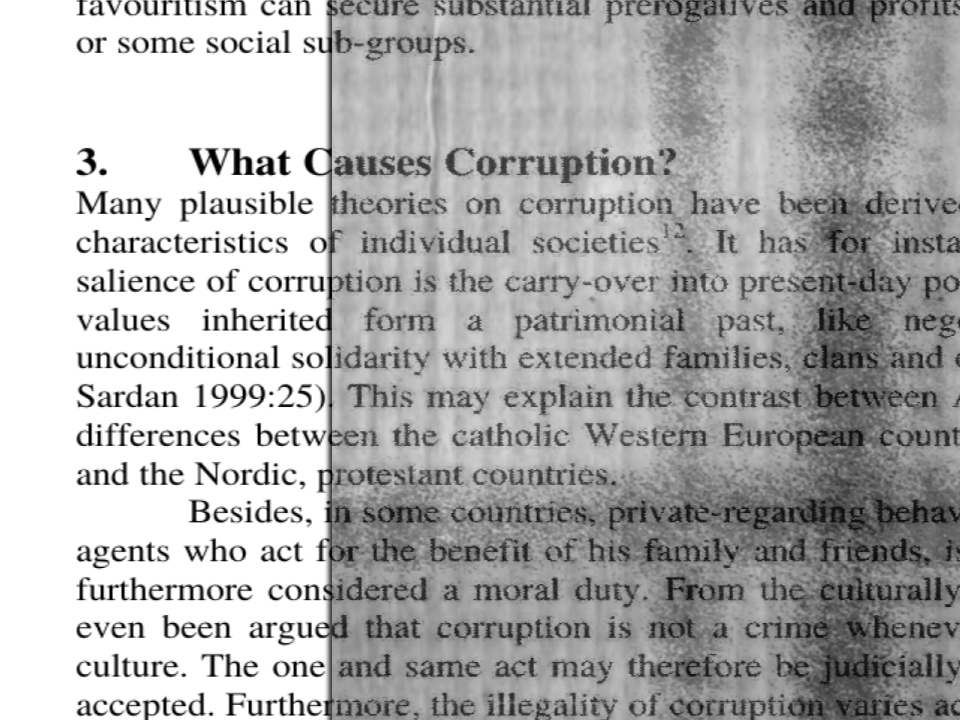
#> input picture restoration/shabby-pages/images/Article_Hero_Picture_Shadow.png, 960 x 720 px, given as the content of the folder data/data_3, which was not available
$ jupyter execute --allow-errors Midterm_CRNN.ipynb   (shell and % lines are left out)   (text cells are left out)
#> lines starting #> are read from the running program, lines starting #| are printed output that depends on the picture; pictures that were not available may be replaced by others from this repository, and a replacement may not be noted
### utils.py
# utils.py — RenAIssance OCR Utility Functions
import fitz
import cv2
import os
from docx import Document
import numpy as np
from PIL import Image, ImageOps
from pathlib import Path
import pandas as pd
from natsort import natsorted
import string
import re
from natsort import natsorted
from pdf2image import convert_from_path

# ------------------ File and Text Utilities ------------------
# [12 lines left out: function count_files_in_folder, not called in this run]
def remove_punctuation(text):
    # Fix encoding artifact
    text = text.replace('Ã±', 'ñ')

    # Remove patterns like (1), (23), etc.
    text = re.sub(r'\(\d+\)', '', text)

    # Optional: remove underscores or keep them
    text = text.replace('_', '')  # or keep if you need them

    # Remove punctuation (except underscore if you chose to keep it)
    text = text.translate(str.maketrans('', '', string.punctuation))

    # Optional: remove numbers if you don't want digits like "12"
    text = re.sub(r'\d+', '', text)

    # Strip leading/trailing whitespace
    return text.strip()
# [176 lines left out: functions count_occurrences_of_semicolon, read_nth_line, save_pages_to_text, pad_and_resize_images, split_and_save_image, process_images and 3 more, not called in this run]
def denoise(img):
    return cv2.fastNlMeansDenoising(img, None, h=5, templateWindowSize=7, searchWindowSize=21)
def remove_background(img):
    bg = cv2.medianBlur(img, 11)
    return cv2.divide(img, bg, scale=255)
# [59 lines left out: functions enhance_text, brighten_whites, add_blue_tint, preprocess, run_full_preprocessing_pipeline, not called in this run]
def invert_images_in_folder(input_folder, output_folder=None):
    """
    Inverts black and white pixels in all images in a folder.

    Parameters:
        input_folder (str): Path to the folder containing input images.
        output_folder (str or None): Where to save inverted images. If None, overwrites original files.
    """
    os.makedirs(output_folder or input_folder, exist_ok=True)

    for filename in os.listdir(input_folder):
        if filename.lower().endswith((".png", ".jpg", ".jpeg", ".tiff", ".bmp")):
            img_path = os.path.join(input_folder, filename)
            try:
                img = Image.open(img_path).convert("L")  # Convert to grayscale
                inverted = ImageOps.invert(img)
                save_path = os.path.join(output_folder or input_folder, filename)
                inverted.save(save_path)
                print(f"Inverted: {filename}")
            except Exception as e:
                print(f"Failed to process {filename}: {e}")

# ------------------ Ground Truth & Transcription ------------------
# [460 lines left out: functions extract_ground_truth_for_dataset, process_bounding_boxes, sort_bounding_boxes, extract_bounding_boxes, extract_bounding_boxes_train, extract_words_from_images and 5 more, not called in this run]
def create_csv_from_folder(folder_path, csv_file_path):
    folder_path = Path(folder_path)
    rows = []

    for ext in ("*.png", "*.jpg", "*.jpeg"):
        for img_file in folder_path.rglob(ext):
            label = remove_punctuation(img_file.stem)
            rows.append({
                "FILENAME": str(img_file),
                "IDENTITY": label
            })

    df = pd.DataFrame(rows)
    df.to_csv(csv_file_path, index=False)
    print(f"CSV created at {csv_file_path} with {len(df)} entries.")
def clean_csv_missing_images(csv_path, image_column, out_path=None):
#> further down, img is the input picture: shape (720, 960, 3); min 0, max 255, mean 173.5
    df = pd.read_csv(csv_path)

    missing = ~df[image_column].apply(os.path.exists)
    num_missing = missing.sum()

    if num_missing > 0:
        print(f"Found {num_missing} missing images. Removing...")
        df_clean = df[~missing].copy()
    else:
        print("No missing image files found.")
        df_clean = df

    # Save to new file or overwrite
    out_path = out_path or csv_path
    df_clean.to_csv(out_path, index=False)
    print(f"Cleaned CSV saved to: {out_path}")

    return df_clean

# [94 lines left out: function align_and_extract_words, not called in this run]

### Midterm_CRNN.ipynb
[cell 1]
# Data Pre-processing
import fitz
import cv2
import csv
import os
from docx import Document
import torch
import string
import requests
import pandas as pd
import numpy as np
from PIL import Image
import tensorflow as tf
from IPython.display import clear_output as cls
from pathlib import Path

# Data
from glob import glob
from tqdm import tqdm
import tensorflow.data as tfd

# Data Visualization
import matplotlib.pyplot as plt

# Model
from tensorflow import keras
from tensorflow.keras import callbacks
from tensorflow.keras import layers

from torch import nn
from torch.utils.data import Dataset, DataLoader
from torchvision import transforms

#Update the path to your data directory
DATA_DIR = Path("data/")

[cell 2]
from utils import invert_images_in_folder

invert_images_in_folder(DATA_DIR, DATA_DIR)

[cell 3]
import os
import sys
import re
from ftfy import fix_text

# 1) Whitelist of allowed characters (now including digits)
ALLOWED = set(
    " "                                    # space
    + "ABCDEFGHIJKLMNOPQRSTUVWXYZ"         # uppercase
    + "abcdefghijklmnopqrstuvwxyz"         # lowercase
    + "áéíóúÁÉÍÓÚñÑ"                        # Spanish letters
    + "0123456789"                         # digits
    + "¡¿(),.-"                            # punctuation (including parentheses)
)

# Build & escape the character class for regex
allowed_chars = "".join(sorted(ALLOWED))
escaped       = "".join(re.escape(c) for c in allowed_chars)
pattern       = re.compile(f"[^{escaped}]")

folder = "data/data_3"
fs_enc = sys.getfilesystemencoding()

#> (the rest of this cell did not finish here and is left out)

[cell 4]
from utils import create_csv_from_folder

#> (the rest of this cell did not finish here and is left out)

#> (a cell that did not finish here is left out)

[cell 6]
from sklearn.model_selection import train_test_split

# Load full CSV
#> (the rest of this cell did not finish here and is left out)

#> (a cell that did not finish here is left out)

[cell 8]
from utils import clean_csv_missing_images

#> (the rest of this cell did not finish here and is left out)

[cell 9]
IMG_HEIGHT = 32
IMG_WIDTH = 128
BATCH_SIZE = 32
HIDDEN_SIZE = 256
NUM_EPOCHS = 20

[cell 10]
import pandas as pd

# Load data
#> (the rest of this cell did not finish here and is left out)

#> (a cell that did not finish here is left out)

[cell 12]
def find_unknown_chars(df, charset):
    all_text = ''.join(df['IDENTITY'].dropna().astype(str))
    return sorted(set(all_text) - set(charset))

#> (the rest of this cell did not finish here and is left out)

[cell 13]
from torch.utils.data import Dataset
from PIL import Image
import numpy as np
import torch
from pathlib import Path
from urllib.parse import unquote
import unicodedata
import pandas as pd

# [7 lines left out: function normalize_path, not called in this run]

class OCRDataset(Dataset):
    # [9 lines left out: function __init__, not called in this run]

    def __len__(self):
        return len(self.df)

    # [21 lines left out: function __getitem__, not called in this run]

[cell 14]
import torchvision.transforms as transforms

# [15 lines left out: function collate_fn, not called in this run]

[cell 15]
class CRNN(nn.Module):
    # [29 lines left out: functions __init__, forward, not called in this run]

[cell 16]
# [16 lines left out: function decode, not called in this run]

[cell 17]
# [16 lines left out: function ctc_beam_search_decoder, not called in this run]

[cell 18]
# [12 lines left out: functions save_checkpoint, load_checkpoint, not called in this run]

class EarlyStopping:
    # [14 lines left out: functions __init__, step, not called in this run]

[cell 19]
# ─── DATA AUGMENTATION SAMPLE ───
import random
from pathlib import Path
import cv2
import numpy as np
import matplotlib.pyplot as plt

# 1) Define heavy augmentation function
def augment(img):
    h, w = img.shape[:2]
#> h = 720; w = 960
    # Random rotation
    if random.random() < 0.7:
        angle = random.uniform(-10, 10)
        M = cv2.getRotationMatrix2D((w/2, h/2), angle, 1.0)
        img = cv2.warpAffine(img, M, (w, h), borderMode=cv2.BORDER_REPLICATE)
    # Random perspective warp
    if random.random() < 0.5:
        pts1 = np.float32([[0, 0], [w, 0], [0, h], [w, h]])
#> pts1 = [[0, 0], [960, 0], [0, 720], [960, 720]]
        pts2 = pts1 + np.random.randint(-15, 15, size=(4, 2)).astype(np.float32)
        M2 = cv2.getPerspectiveTransform(pts1, pts2)
        img = cv2.warpPerspective(img, M2, (w, h), borderMode=cv2.BORDER_REPLICATE)
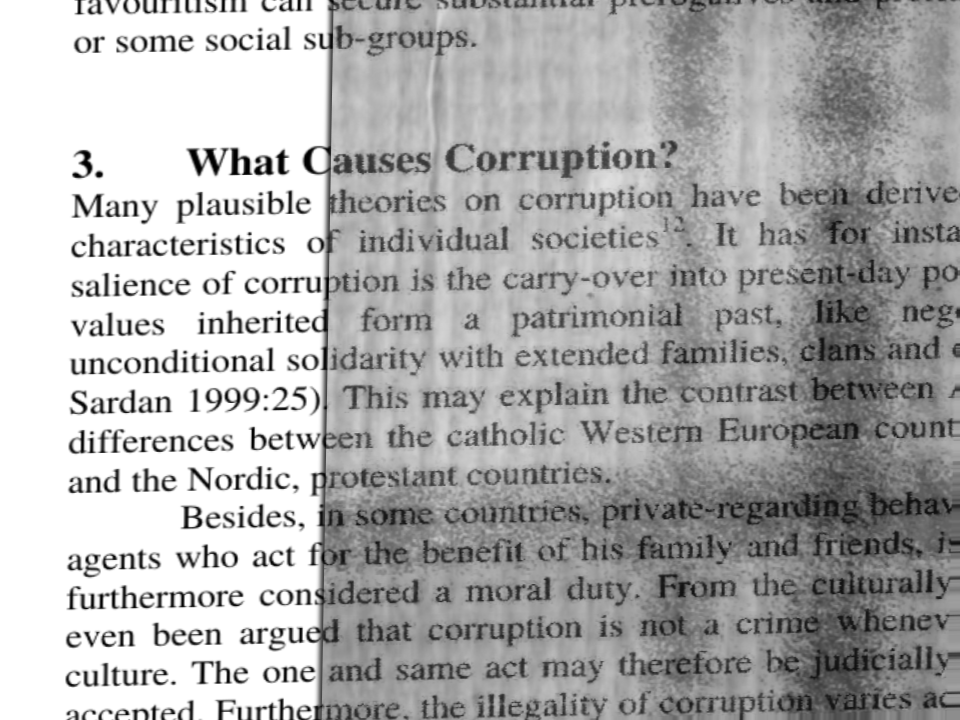
#> img: shape (720, 960, 3); min 0, max 255, mean 173.4
    # Random Gaussian blur
    if random.random() < 0.5:
        k = random.choice([5, 7])  # kernel size
        img = cv2.GaussianBlur(img, (k, k), 0)
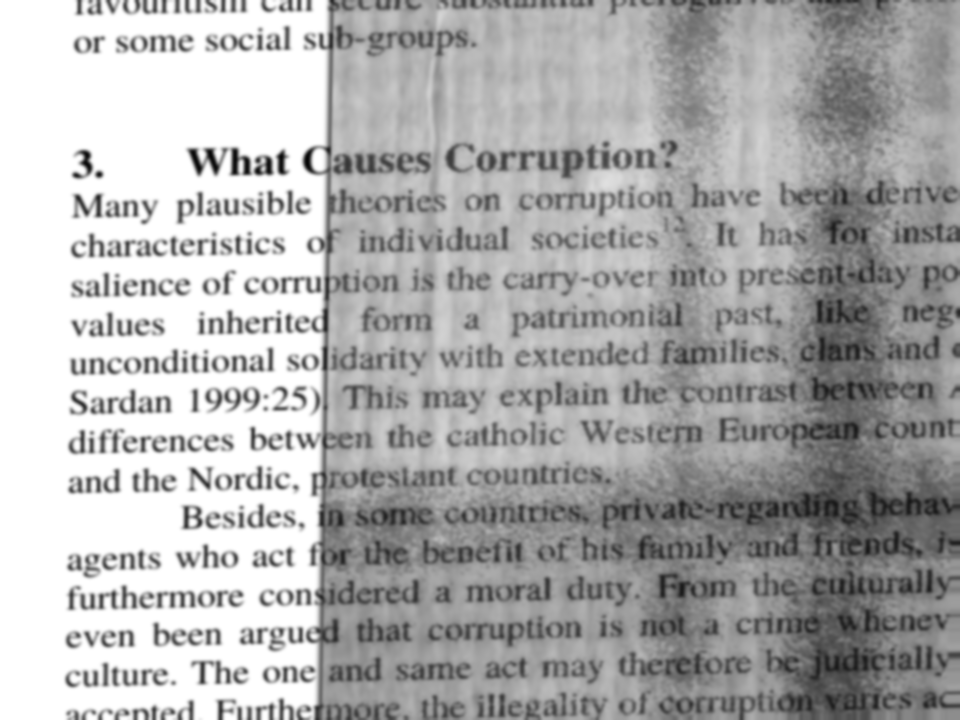
#> img: shape (720, 960, 3); min 6, max 255, mean 173.4
    # Random brightness/contrast
    if random.random() < 0.7:
        alpha = random.uniform(0.6, 1.4)  # contrast
        beta = random.uniform(-40, 40)    # brightness
        img = cv2.convertScaleAbs(img, alpha=alpha, beta=beta)
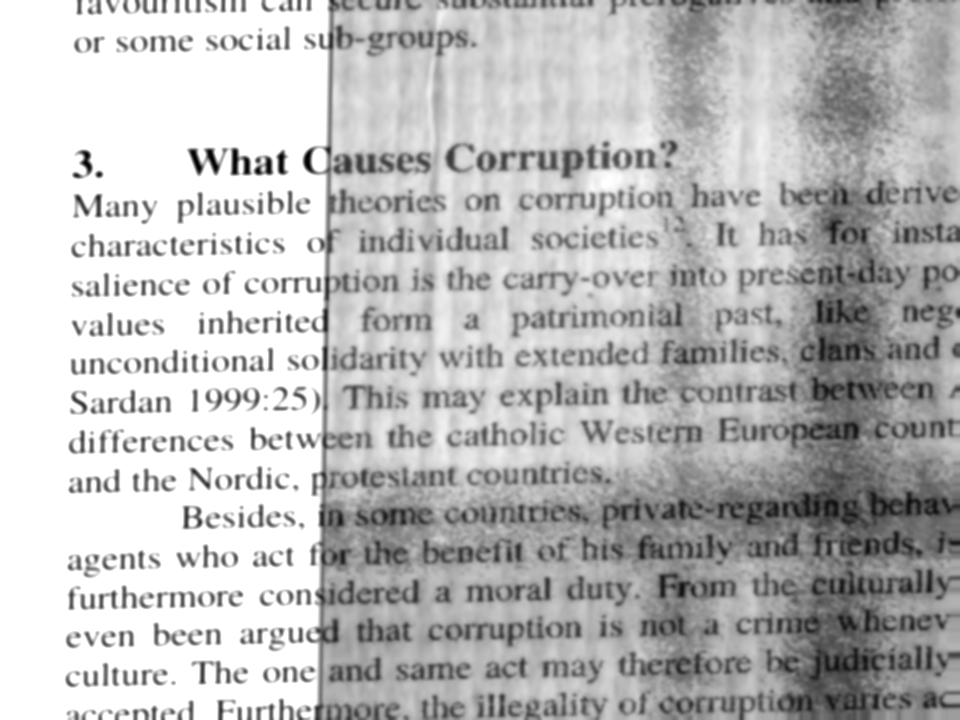
#> img: shape (720, 960, 3); min 0, max 255, mean 187
    # Random noise
    if random.random() < 0.5:
        noise = np.random.randn(h, w, 3) * random.uniform(15, 30)
        img = img.astype(np.float32) + noise
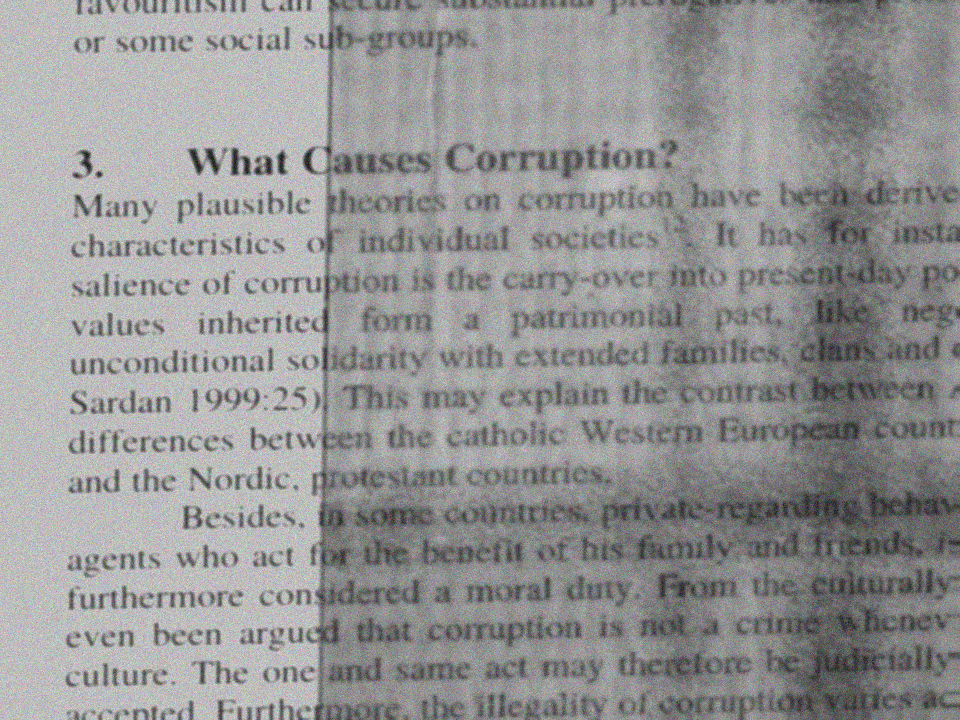
#> img: shape (720, 960, 3) float64; mean of channels 0, 1, 2 187, 187, 187; drawn with min black and max white
        img = np.clip(img, 0, 255).astype(np.uint8)
    return img

# 2) Sample a few images
folder = Path("data/data_4")
images = list(folder.glob("*.png"))
if len(images) == 0:
    raise ValueError(f"No images found in {folder}")
sample_paths = random.sample(images, k=min(10, len(images)))

# 3) Display original and augmented samples
for idx, img_path in enumerate(sample_paths, start=1):
    # Load and convert
    img = cv2.imread(str(img_path))
    img = cv2.cvtColor(img, cv2.COLOR_BGR2RGB) # type: ignore
    aug_img = augment(img)

    # Plot
    plt.figure(figsize=(6, 3))
#> (this line was passed over: IPython is not available in this run)
    # Original
    plt.subplot(1, 2, 1)
#> (this line was passed over: IPython is not available in this run)
    plt.imshow(img)
#> (this line was passed over: IPython is not available in this run)
    plt.title(f"Orig: {img_path.name}")
#> (this line was passed over: IPython is not available in this run)
    plt.axis('off')
#> (this line was passed over: IPython is not available in this run)
    # Augmented
    plt.subplot(1, 2, 2)
#> (this line was passed over: IPython is not available in this run)
    plt.imshow(aug_img)
#> (this line was passed over: IPython is not available in this run)
    plt.title("Augmented")
    plt.axis('off')
    plt.tight_layout()
    plt.show()
